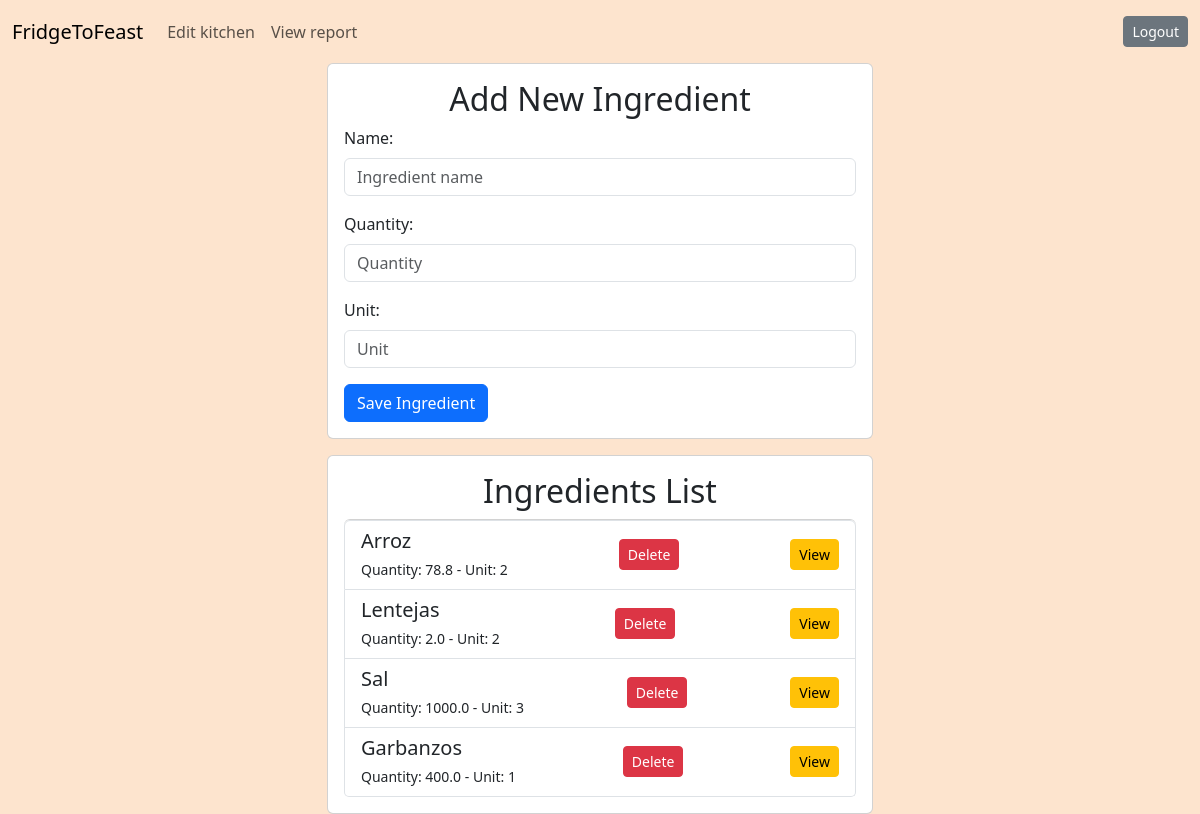
/kitchen/ (signed in), run on an earlier commit of the app's database.
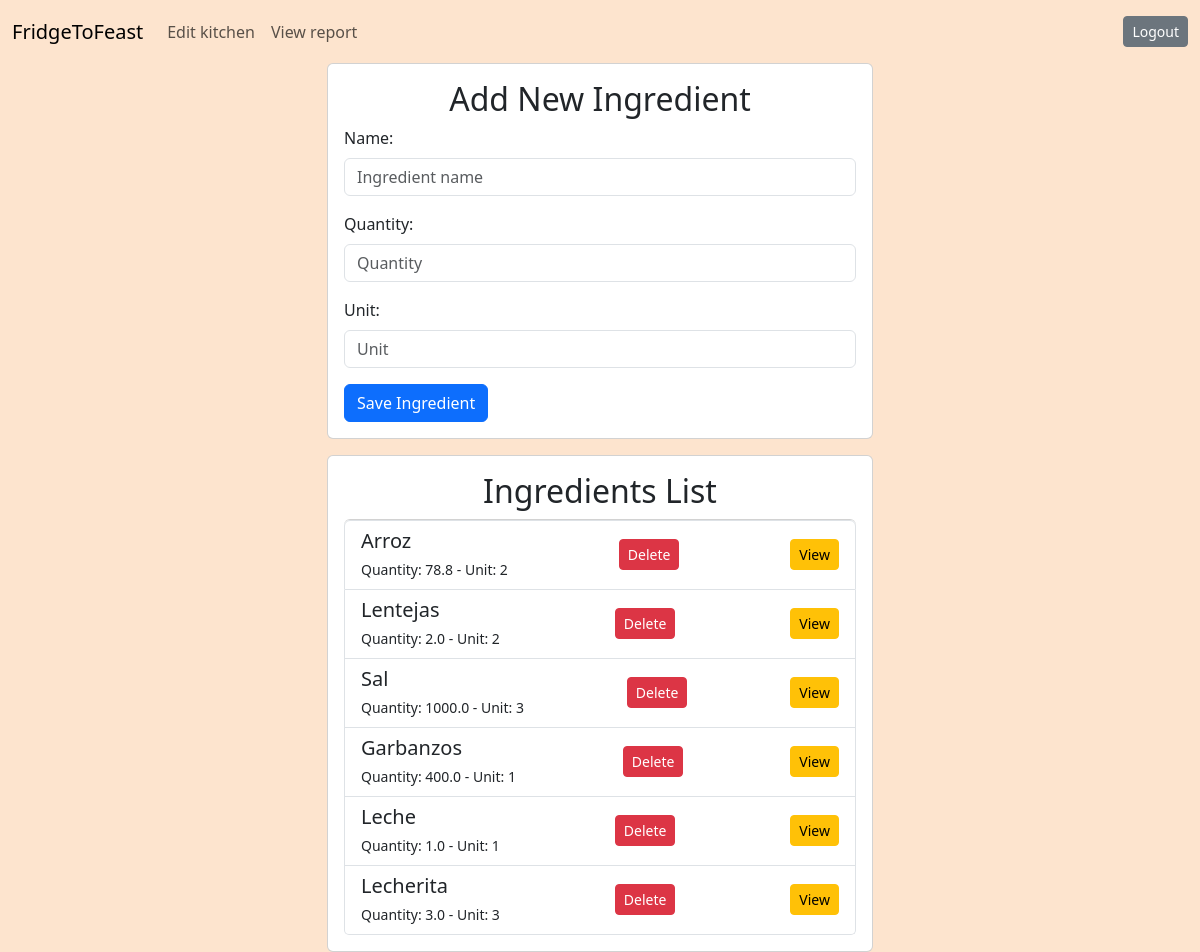
And on a later commit of the database.
### kitchen/models.py (models this page shows)
class Ingredient(models.Model):
    name = models.CharField(max_length=100)
    quantity = models.FloatField()
    unit = models.IntegerField()
    created_at = models.DateTimeField(auto_now_add=True)
    user = models.ForeignKey(settings.AUTH_USER_MODEL, on_delete=models.CASCADE, default=1)

### kitchen/views.py (the view)
# urls.py: path('kitchen/', ingredientViews.list_ingredients, name='list_ingredients'),
@login_required
def list_ingredients(request):
    ingredients = Ingredient.objects.filter(user=request.user)
    return render(request, "list_ingredients.html", {"ingredients": ingredients})

### kitchen/templates/list_ingredients.html (shortened to what this page needs)
{% extends 'base.html' %}
{% load static %}
{% block content %}
<div class="card card-body mb-3">
  <h2 class="text-center">Add New Ingredient</h2>
  <form action="{% url 'create_ingredient' %}" method="POST">
    <div class="mb-3">
      <label for="name" class="form-label">Name:</label>
      <input type="text" class="form-control" id="name" name="name" placeholder="Ingredient name" required>
    </div>
    <div class="mb-3">
      <label for="quantity" class="form-label">Quantity:</label>
      <input type="number" class="form-control" id="quantity" name="quantity" placeholder="Quantity" step="any"
        required>
    </div>
    <div class="mb-3">
      <label for="unit" class="form-label">Unit:</label>
      <input type="number" class="form-control" id="unit" name="unit" placeholder="Unit" required>
    </div>
    <button type="submit" class="btn btn-primary">Save Ingredient</button>
  </form>
</div>
<div class="card card-body">
  <h2 class="text-center">Ingredients List</h2>
  {% if ingredients %}
  <div class="list-group">
    {% for ingredient in ingredients %}
    <div class="list-group-item list-group-item-action d-flex justify-content-between align-items-center">
      <div>
        <h5 class="mb-1">{{ ingredient.name }}</h5>
        <small>Quantity: {{ ingredient.quantity }} - Unit: {{ ingredient.unit }}</small>
      </div>
      <form action="{% url 'delete_ingredient' ingredient.id %}" method="POST">
        <button type="submit" class="btn btn-danger btn-sm">Delete</button>
      </form>
      <form action="{% url 'view_ingredient' ingredient.id %}" method="GET">
        <button type="submit" class="btn btn-warning btn-sm">View</button>
    </div>
    {% endfor %}
  </div>
  {% else %}
  <p class="text-center text-muted">No ingredients added yet.</p>
  {% endif %}
</div>
{% endblock content %}

### kitchen/templates/base.html (shortened to what this page needs)
{% load static %}
<!DOCTYPE html>
<html lang="en">
<head>
  <link href="https://cdn.jsdelivr.net/npm/bootstrap@5.3.3/dist/css/bootstrap.min.css" rel="stylesheet"
>
  <link href="{% static "kitchen/custom.css" %}" rel="stylesheet">
</head>
<body>
  <div id="header">
    <nav class="navbar navbar-expand-lg">
      <div class="container-fluid">
        <a class="navbar-brand" href="{% url 'home' %}">FridgeToFeast</a>
        <div class="collapse navbar-collapse" id="navbarText">
          <ul class="navbar-nav me-auto mb-2 mb-lg-0">
            <li class="nav-item">
              <a class="nav-link" href="{% url 'list_ingredients' %}">Edit kitchen</a>
            </li>
            <li class="nav-item">
              <a class="nav-link" href="{% url 'statistics_overview' %}">View report</a>
            </li>
          </ul>
          <span class="navbar-text">
            {% if request.user.is_authenticated %}
            <form method="post" action="{% url 'logout' %}">
              <button type="submit" class="btn btn-secondary btn-sm">Logout</button>
            </form>
            {% endif %}
          </span>
        </div>
      </div>
    </nav>
  </div>
  <div id="content">
    <div class="container">
      <div class="row">
        <div class="col-md-6 offset-md-3">
          {% block content %}
          {% endblock %}
        </div>
      </div>
    </div>
  </div>
</body>
</html>

### kitchen/static/kitchen/custom.css (style rules this page uses)
body { background-color: #fde4ce; }

What changed in the data, as far as the page shows it:
added Ingredient: name "Leche", quantity "1.0", unit "1"
added Ingredient: name "Lecherita", quantity "3.0", unit "3"
